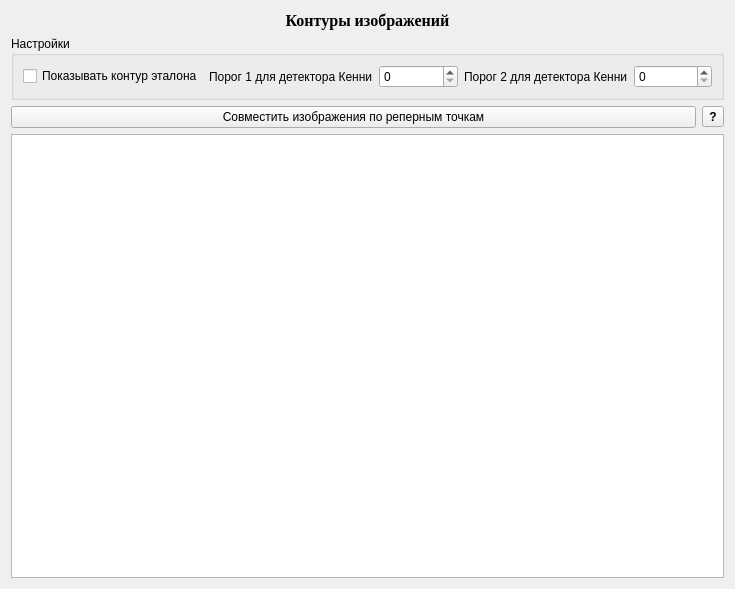
<?xml version="1.0" encoding="UTF-8"?>
<ui version="4.0">
 <class>ContoursForm</class>
 <widget class="QWidget" name="ContoursForm">
  <property name="geometry">
   <rect>
    <x>0</x>
    <y>0</y>
    <width>735</width>
    <height>589</height>
   </rect>
  </property>
  <property name="windowTitle">
   <string>Окно контуров изображений</string>
  </property>
  <layout class="QGridLayout" name="gridLayout">
   <item row="2" column="0" colspan="2">
    <widget class="QPushButton" name="combineImagesByReferencePointsButton">
     <property name="text">
      <string>Совместить изображения по реперным точкам</string>
     </property>
    </widget>
   </item>
   <item row="2" column="2">
    <widget class="QToolButton" name="helpButton">
     <property name="font">
      <font>
       <weight>75</weight>
       <bold>true</bold>
      </font>
     </property>
     <property name="cursor">
      <cursorShape>WhatsThisCursor</cursorShape>
     </property>
     <property name="toolTip">
      <string>&lt;html&gt;&lt;head/&gt;&lt;body&gt;&lt;p align=&quot;justify&quot;&gt;&lt;span style=&quot; font-size:10pt;&quot;&gt;В данном окне выводятся контура изображений эталонной и текущей деталей. &lt;/span&gt;&lt;/p&gt;&lt;p align=&quot;justify&quot;&gt;&lt;span style=&quot; font-size:10pt;&quot;&gt;Имеется возможность автоматически совместить изображения по реперным точкам, если они были указаны для обоих изображений. &lt;/span&gt;&lt;/p&gt;&lt;p align=&quot;justify&quot;&gt;&lt;span style=&quot; font-size:10pt;&quot;&gt;По умолчанию контур эталонной детали не выводится, выводятся только контура допусков +/-. Вывод контура эталонной детали настраивается с помощью переключателя на панели &amp;quot;Настройки&amp;quot;. Для того, чтобы можно было посчитать контуры допусков, для изображения эталонной детали нужно указать точки внутреннего остова(в главном окне). Если эти точки не были заданы, то контура допусков выводится не будут.&lt;/span&gt;&lt;/p&gt;&lt;/body&gt;&lt;/html&gt;</string>
     </property>
     <property name="text">
      <string>?</string>
     </property>
    </widget>
   </item>
   <item row="1" column="0" colspan="3">
    <widget class="QGroupBox" name="settingsGroupBox">
     <property name="title">
      <string>Настройки</string>
     </property>
     <layout class="QHBoxLayout" name="horizontalLayout">
      <item>
       <widget class="QCheckBox" name="etalonContourCheckBox">
        <property name="text">
         <string>Показывать контур эталона</string>
        </property>
       </widget>
      </item>
      <item>
       <widget class="QLabel" name="cannyThres1Label">
        <property name="text">
         <string>Порог 1 для детектора Кенни</string>
        </property>
       </widget>
      </item>
      <item>
       <widget class="QSpinBox" name="cannyThres1SpinBox"/>
      </item>
      <item>
       <widget class="QLabel" name="cannyThres2Label">
        <property name="text">
         <string>Порог 2 для детектора Кенни</string>
        </property>
       </widget>
      </item>
      <item>
       <widget class="QSpinBox" name="cannyThres2SpinBox"/>
      </item>
     </layout>
    </widget>
   </item>
   <item row="3" column="0" colspan="3">
    <widget class="ImageGraphicsView" name="graphicsView"/>
   </item>
   <item row="0" column="0" colspan="3">
    <widget class="QLabel" name="label">
     <property name="font">
      <font>
       <family>Times New Roman</family>
       <pointsize>12</pointsize>
       <weight>75</weight>
       <bold>true</bold>
      </font>
     </property>
     <property name="layoutDirection">
      <enum>Qt::LeftToRight</enum>
     </property>
     <property name="text">
      <string>Контуры изображений</string>
     </property>
     <property name="alignment">
      <set>Qt::AlignCenter</set>
     </property>
    </widget>
   </item>
  </layout>
 </widget>
 <customwidgets>
  <customwidget>
   <class>ImageGraphicsView</class>
   <extends>QGraphicsView</extends>
   <header>imagewindow.h</header>
  </customwidget>
 </customwidgets>
 <tabstops>
  <tabstop>etalonContourCheckBox</tabstop>
  <tabstop>cannyThres1SpinBox</tabstop>
  <tabstop>cannyThres2SpinBox</tabstop>
  <tabstop>combineImagesByReferencePointsButton</tabstop>
  <tabstop>helpButton</tabstop>
  <tabstop>graphicsView</tabstop>
 </tabstops>
 <resources/>
 <connections/>
</ui>
